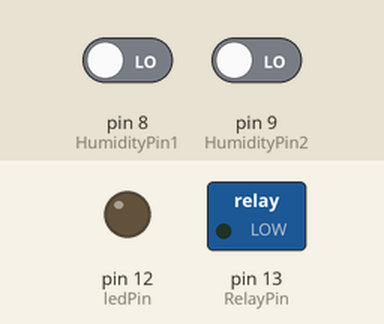
This sketch was run on a simulated Arduino Uno, built with avr-gcc and run on an emulated ATmega328P. On the bench: switched loads named in the sketch (green lamp = pin HIGH), output pins drawn as LEDs (lit = HIGH). The inputs (shaded band) are chosen by the test bench; at power-on: pin 8 (HumidityPin1) LOW, pin 9 (HumidityPin2) LOW. What the sketch prints to the serial monitor is not drawn.

Above: at 29.5 s.
At 59.5 s:
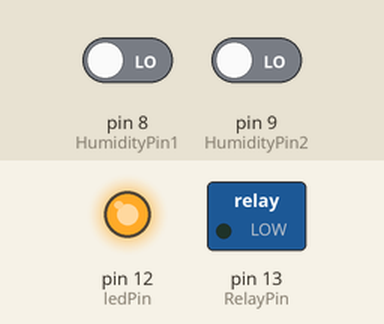
Timing chart, 0 to 78.0 s (numbered marks = the images above):
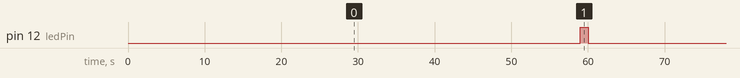

Measured:
- by itself, pin 12 (ledPin): alternates HIGH for 1.0 s and LOW for 59.0 s

The sketch:

WaterPlant20160402.ino
```cpp
//户外，电池供电，液位/湿度传感，继电器控制自动浇花控制
//2016-4-1，Eddie Zhang, Beijing
//==============================================
#define HumidityPin1 8 //湿度传感器信号取自第8针脚
#define HumidityPin2 9 //湿度传感器信号取自第9针脚
#define analogPin 1 //水位传感器信号取自模拟口第1针脚
#define RelayPin 13 //设定控制继电器的数字IO脚
#define ledPin 12 //设定控制指示二极管的数字IO脚

int WaterTime = 2; //浇花时间，单位分钟
int IdealTime = 120; //两次浇花之间间隔时间，单位分钟，必须大于浇花时间
int TimeLeft = 0; //剩余时间变量，分钟
int val = 0; //定义变量 val 初值为 0，用于保存液位模拟量

void setup() {
  Serial.begin(9600);
  pinMode(HumidityPin1, INPUT); //定义湿度传感器针脚
  pinMode(HumidityPin2, INPUT); //定义湿度传感器针脚
  pinMode(RelayPin, OUTPUT); //定义继电器针脚
  pinMode(ledPin, OUTPUT); //定义发光二极管针脚
  Serial.flush();
}

void loop() {
  byte Humidity1;
  byte Humidity2;
  unsigned char i;
  int j;
  //采集湿度计1的值
  Humidity1 = digitalRead(HumidityPin1); //采集湿度值，湿为0，干为1
  Serial.print("Hum1=");
  Serial.println(Humidity1);
  //采集湿度计2的值
  Humidity2 = digitalRead(HumidityPin2); //采集湿度值，湿为0，干为1
  Serial.print("Hum2=");
  Serial.println(Humidity2);
  //采集水位传感器的值
  val = analogRead(analogPin); //读取模拟值送给变量 val
  Serial.print("val=");
  Serial.println(val);
  //如果湿度计1为高电平（1）或湿度计2为高电平（1），则
  if (Humidity1 == 1 || Humidity2 == 1)
  {
    //如果水位值大于700(有水)，则
    if (1 == 1)
    {
      //继电器控制电平为高
      digitalWrite(RelayPin, HIGH); //设定PIN13脚为HIGH = 5V左右
      //延时5分钟
      for (j = 1; j <= WaterTime * 60; j++)
      {
        delay(950); //设定延时时间，950 = 0.95秒
        digitalWrite(ledPin, HIGH); //设定PIN12脚为HIGH = 5V左右,每秒钟快闪一次
        delay(50); //设定延时时间，50 = 0.05秒
        digitalWrite(ledPin, LOW); //设定PIN12脚为LOW = 0V
        //Serial.print(" pum run(sec)=");
        //Serial.println(j);
      }
      //继电器控制电平为低
      //启动继电器打开，水泵不工作
      digitalWrite(RelayPin, LOW); //设定PIN13脚为LOW = 0V
    }
  }
  //延时6小时
  TimeLeft = IdealTime - WaterTime;
  do  //开始倒计时
  {
    //Serial.print("TimeLeft(min)=");
    //Serial.println(TimeLeft);
    for (i = 1; i <= 59; i++)
    {
      delay(1000); //设定延时时间，1000 = 1秒
      //Serial.print(" TimeLeft(sec)=");
      //Serial.println(i);
    }
    //每60秒闪一秒
    digitalWrite(ledPin, HIGH); //设定PIN12脚为HIGH = 5V左右,快闪一次
    delay(1000); //设定延时时间，50 = 0.05秒
    digitalWrite(ledPin, LOW); //设定PIN12脚为LOW = 0V
    TimeLeft--;
  }
  while (TimeLeft > 0);
  Humidity1 = 0;
  Humidity2 = 0;
}
```
